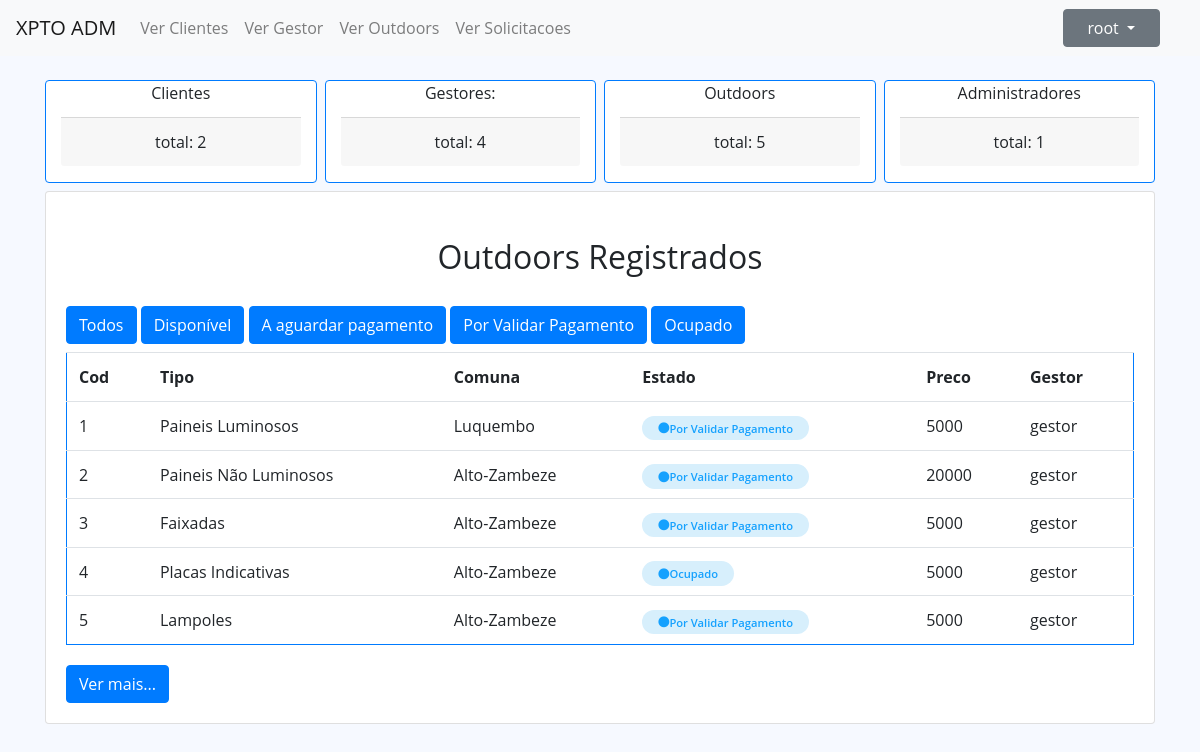
The page /index.php?op=Administrador&&request=verOutdoors&&estado=all (signed in) on the database as committed earlier.
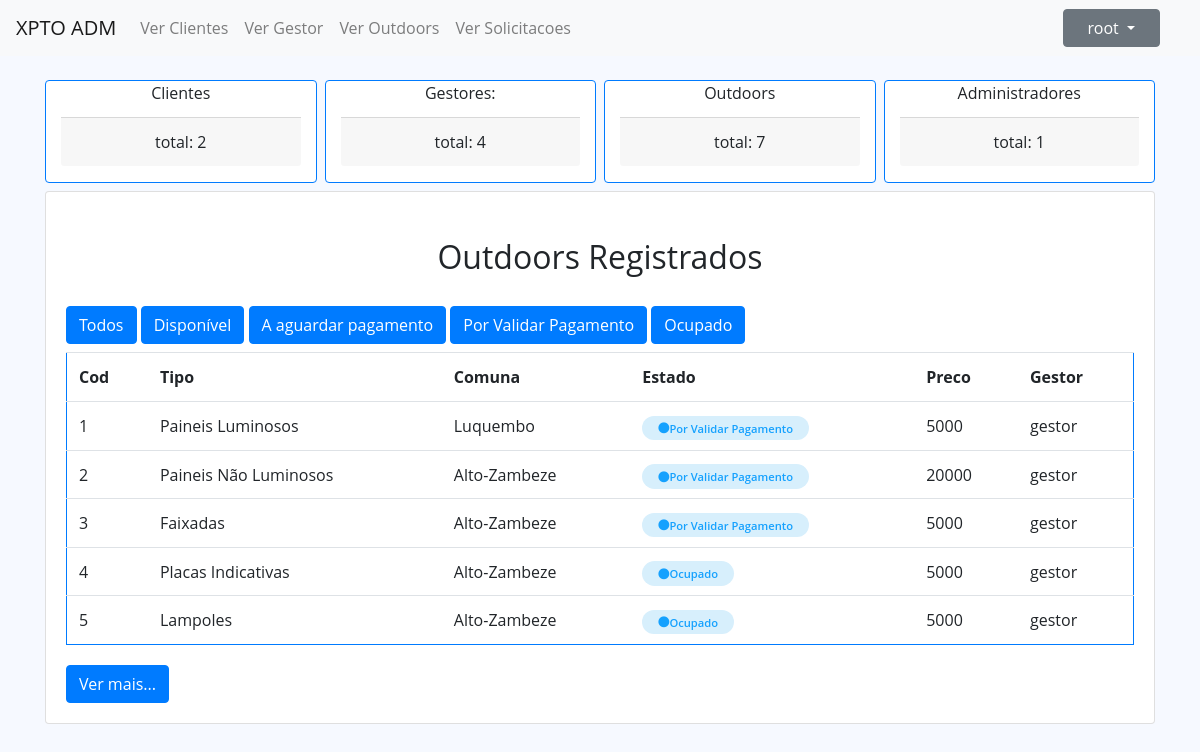
The same page on the database as committed later.
### tables this page shows
CREATE TABLE `outdoor` (
  `id` int(11) NOT NULL,
  `tipo` varchar(50) NOT NULL,
  `preco` float NOT NULL,
  `idComuna` int(11) NOT NULL,
  `estado` varchar(50) NOT NULL DEFAULT 'Disponivel',
  `eliminado` varchar(10) NOT NULL DEFAULT 'nao',
  `idUsuario` int(11) NOT NULL
);

CREATE TABLE `comuna` (
  `id` int(11) NOT NULL,
  `nome` varchar(50) NOT NULL,
  `idMunicipio` int(11) NOT NULL
);

CREATE TABLE `usuario` (
  `id` int(11) NOT NULL,
  `username` varchar(50) NOT NULL,
  `senha` varchar(50) NOT NULL,
  `tipo` varchar(50) NOT NULL,
  `eliminado` varchar(10) NOT NULL DEFAULT 'nao'
);

### index.php (called while the page is built, shortened)
<?php
include __DIR__ . '/./controllers/Rotas.php';
$rotas = new Rotas();
$rotas->requestHandle();
?>

### repositories/UsuarioRepository.php (called while the page is built, shortened)
<?php
require_once __DIR__ . '/../dbconfig/DbConnection.php';
require_once __DIR__ . '/../models/UsuarioModel.php';
class UsuarioRepository implements IUsuarioRepository {
    private $db = null;
    public function __construct() {
        $this->db = DbConnection::getInstance();
    }
    public function selectById($id) {
        try {
            $stmt = $this->db->prepare("SELECT id, username, senha, tipo, eliminado FROM usuario WHERE id = :id and eliminado <> 'Sim'");
            $stmt->bindParam(":id", $id);
            $stmt->execute();
            $dado = $stmt->fetch(PDO::FETCH_ASSOC);
            if ($dado) {
                $Usuario = new UsuarioModel($dado['id'], $dado['username'], null, $dado['tipo'], null);
                return $Usuario;
            } else {
                return false;
            }
        } catch (PDOException $e) {
            echo $e->getMessage();
            return false;
        }
    }
}

### dbconfig/DbConnection.php (called while the page is built)
<?php
class DbConnection {
    private static $instance = NULL;
    public static function getInstance() {
        if (!isset(self::$instance)) {
            try {
                self:: $instance = new PDO("mysql:host=localhost;dbname=outdoorgest", 'root', '');
                self:: $instance->setAttribute(PDO::ATTR_ERRMODE, PDO::ERRMODE_EXCEPTION);
            } catch (PDOException $e) {
                echo $e->getMessage();
            }
        }
        return self::$instance;
    }
}

### services/UsuarioService.php (called while the page is built, shortened)
<?php
require_once __DIR__ . '/../repositories/UsuarioRepository.php';
class UsuarioService implements IUsuarioService {
    private $usuarioRepository = null;
    public function __construct() {
        $this->usuarioRepository = new UsuarioRepository();
    }
    public function selectById($id) {
        try {
            return $this->usuarioRepository->selectById($id);
        } catch (PDOException $e) {
            return false;
        }
    }
}

### controllers/ClienteController.php (called while the page is built, shortened)
<?php
require_once __DIR__ . '/../services/ClienteService.php';
require_once __DIR__ . '/../services/UsuarioService.php';
require_once __DIR__ . '/../services/OutdoorService.php';
class ClienteController {
    public function __construct() {
        $this->usuarioService = new UsuarioService();
        if (isset($_SESSION['Usuario'])) {
            $Us = unserialize($_SESSION['Usuario']);
            $_SESSION['Usuario'] = serialize($this->usuarioService->selectById($Us->getId()));
        }
    }
}
$actualizar = new ClienteController();

### models/UsuarioModel.php (called while the page is built, shortened)
<?php
class UsuarioModel {
    private $id;
    private $username;
    private $tipo;
    public function __construct($id, $username, $senha, $tipo, $eliminado) {
        $this->id = $id;
        $this->username = $username;
        $this->tipo = $tipo;
    }
    public function getId() {
        return $this->id;
    }
    public function getUsername() {
        return $this->username;
    }
    public function getTipo() {
        return $this->tipo;
    }
}

### services/ClienteService.php (called while the page is built, shortened)
<?php
require_once __DIR__ . '/../repositories/ClienteRepository.php';
class ClienteService implements IClienteService {
    private $clienteRepository = NULL;
    public function __construct() {
        $this->clienteRepository = new ClienteRepository();
    }
    public function getTotalClientes() {
        return $this->clienteRepository->selectCount();
    }
}

### repositories/ClienteRepository.php (called while the page is built, shortened)
<?php
require_once __DIR__ . '/../dbconfig/DbConnection.php';
class ClienteRepository implements IClienteRepository {
    private $db;
    public function __construct() {
        $this->db = DbConnection::getInstance();
    }
    public function selectCount() {
        try {
            $stmt = $this->db->prepare("SELECT COUNT(*) FROM cliente c join usuario u on u.id = c.idUsuario where u.eliminado <> 'sim'");
            $stmt->execute();
            $adm = $stmt->fetchColumn();
            return $adm;
        } catch (PDOException $e) {
            echo $e->getMessage();
            return false;
        }
    }
}

### services/GestorService.php (called while the page is built, shortened)
<?php
require_once __DIR__ . '/../repositories/GestorRepository.php';
class GestorService implements IGestorService {
    private $gestorRepository = null;
    public function __construct() {
        $this->gestorRepository = new GestorRepository();
    }
    public function getTotal(){
        return $this->gestorRepository->selectCount();
    }
}

### repositories/GestorRepository.php (called while the page is built, shortened)
<?php
require_once __DIR__ . '/../dbconfig/DbConnection.php';
class GestorRepository implements IGestorRepository {
    private $db;
    public function __construct() {
        $this->db = DbConnection::getInstance();
    }
    public function selectCount() {
        try {
            $stmt = $this->db->prepare("SELECT COUNT(*) FROM `gestor` join usuario on usuario.id = gestor.idusuario where usuario.eliminado <> 'sim'");
            $stmt->execute();
            $adm = $stmt->fetchColumn();
            return $adm;
        } catch (PDOException $e) {
            echo $e->getMessage();
            return false;
        }
    }
}

### services/OutdoorService.php (called while the page is built, shortened)
<?php
require_once __DIR__ . '/../repositories/OutdoordRepository.php';
class OutdoorService implements IOutdoorService {
    private $outdoorRepository = null;
    public function __construct() {
        $this->outdoorRepository = new OutdoordRepository();
    }
    public function selectAll() {
        return $this->outdoorRepository->selectAll();
    }
    public function selectCount() {
        return $this->outdoorRepository->selectCount();
    }
}

### repositories/OutdoordRepository.php (called while the page is built, shortened)
<?php
require_once __DIR__ . '/../dbconfig/DbConnection.php';
require_once __DIR__ . '/../models/OutdoorModel.php';
class OutdoordRepository implements IOutdoorRepository{
     private $db;
    public function __construct() {
        $this->db = DbConnection::getInstance();
    }
    public function selectCount() {
        try {
            $stmt = $this->db->prepare("SELECT COUNT(*) FROM `outdoor` WHERE eliminado <> 'Sim'");
            $stmt->execute();
            $adm = $stmt->fetchColumn();
            return $adm;
        } catch (PDOException $e) {
            echo $e->getMessage();
            return false;
        }
    }
    public function selectAll() {
        try {
            $stmt = $this->db->prepare("SELECT o.id, o.tipo, `preco`,c.nome `idComuna`, `estado`, o.eliminado, u.username `idUsuario`  FROM outdoor o join usuario u  on u.id = o.idUsuario join comuna c on c.id = o.idComuna WHERE o.eliminado <> 'Sim'");
            $stmt->execute();
            $outdoors = $stmt->fetchAll();
            $listaOutdoor = array();
            foreach ($outdoors as $cada) {
                $listaOutdoor[] = new OutdoorModel($cada['id'], $cada['tipo'], $cada['preco'],$cada['idComuna'], $cada['estado'], $cada['eliminado'], $cada['idUsuario']);
            }
            return $listaOutdoor;
        } catch (PDOException $e) {
            echo $e->getMessage();
            return false;
        }
    }
}

### services/AdministradorService.php (called while the page is built, shortened)
<?php
require_once __DIR__ . '/../repositories/AdministradorRepository.php';
class AdministradorService implements IAdministradorService {
    private $admRepository = NULL;
    public function __construct() {
        $this->admRepository = new AdministradorRepository();
    }
    public function selectCount() {
        return $this->admRepository->selectCount();
    }
}

### repositories/AdministradorRepository.php (called while the page is built, shortened)
<?php
require_once __DIR__ . '/../dbconfig/DbConnection.php';
class AdministradorRepository implements IAdministradorRepository {
    private $db = null;
    public function __construct() {
        $this->db = DbConnection::getInstance();
    }
    public function selectCount() {
        try {
            $stmt = $this->db->prepare("SELECT COUNT(*) FROM `administrador` join usuario u on u.id=administrador.idUsuario where u.eliminado <> 'sim'");
            $stmt->execute();
            $adm = $stmt->fetchColumn();
            return $adm;
        } catch (PDOException $e) {
            echo $e->getMessage();
            return false;
        }
    }
}

### models/OutdoorModel.php (called while the page is built, shortened)
<?php
class OutdoorModel {
    private $id;
    private $tipo;
    private $preco;
    private $comuna;
    private $estado;
    private $idGestor;
    public function __construct($id, $tipo, $preco, $comuna, $estado, $eliminado, $idGestor) {
        $this->id = $id;
        $this->tipo = $tipo;
        $this->preco = $preco;
        $this->comuna = $comuna;
        $this->estado = $estado;
        $this->idGestor = $idGestor;
    }
    public function getId() {
        return $this->id;
    }
    public function getTipo() {
        return $this->tipo;
    }
    public function getPreco() {
        return $this->preco;
    }
    public function getComuna() {
        return $this->comuna;
    }
    public function getEstado() {
        return $this->estado;
    }
    public function getIdGestor() {
        return $this->idGestor;
    }
}

### views/tabelas/outdoors.php (the view)
<div class="card">
    <div class="card-body">
        <div class="card-title text-center m-3">
            <h2>Outdoors Registrados</h2>
        </div>
        <a href="index.php?op=Administrador&&request=verOutdoors&&estado=all" class="btn btn-primary mt-1 mb-2"  role="button">Todos</a>
        <a href="index.php?op=Administrador&&request=verOutdoors&&estado=Disponivel" class="btn btn-primary mt-1 mb-2"  role="button">Disponível</a>
        <a href="index.php?op=Administrador&&request=verOutdoors&&estado=A aguardar pagamento" class="btn btn-primary mt-1 mb-2"  role="button">A aguardar pagamento</a>
        <a href="index.php?op=Administrador&&request=verOutdoors&&estado=Por Validar Pagamento" class="btn btn-primary mt-1 mb-2"  role="button">Por Validar Pagamento</a>
        <a href="index.php?op=Administrador&&request=verOutdoors&&estado=Ocupado" class="btn btn-primary mt-1 mb-2"  role="button">Ocupado</a>
        <table id="listarDados" class="table border border-primary">
            <tr>
                <th scope="col">Cod</th>
                <th scope="col">Tipo</th>
                <th scope="col">Comuna</th>
                <th scope="col">Estado</th>
                <th scope="col">Preco</th>
                <th scope="col">Gestor</th>
            </tr>
            <?php
            foreach ($outdoors as $cada) {
                $apresentar = '<tr>
                    <td>' . $cada->getId() . '</td>
                    <td>' . $cada->getTipo() . '</td>
                    <td>' . $cada->getComuna() . '</td>
                    <td><span class="status ativo"><i class="fas fa-circle"></i>' . $cada->getEstado() . '</span></td>
                    <td>' . $cada->getPreco() . '</td>
                    <td>' . $cada->getIdGestor() . '</td>
                </tr>
                <tr>';
                if ($action2 == $cada->getEstado()) {
                    echo $apresentar;
                } else if($action2 == "all") {
                    echo $apresentar;
                }
            }
            ?>
        </table>
        <button type="button" class="btn btn-primary mt-1" id="nextButton">Ver mais...</button>
    </div>
</div>

### views/administrador/administradorViewOutdoors.php (shortened to what the changed rows need)
<?php
include 'header.php';
if (isset($_SESSION['Usuario']))
    $usuario = unserialize($_SESSION['Usuario']);
?>
</head>
<body>
    <?php
    if (isset($_SESSION['loggedin']) && $_SESSION['loggedin'] === true && $usuario->getTipo() == "Administrador") {
        $admController = new AdministradorController();
        ?>
        <nav class="navbar navbar-expand-lg navbar-light bg-light ">
            <a class="navbar-brand" href="index.php?op=<?php echo $usuario->getTipo(); ?>">XPTO ADM</a>
            <div class="collapse navbar-collapse" id="navbarSupportedContent">
                <ul class="navbar-nav mr-auto" id="menu">
                    <li class="nav-item">
                        <a class="nav-link" href="index.php?op=Administrador">Ver Clientes</a>
                    </li>
                    <li class="nav-item" >
                        <a class="nav-link" href="index.php?op=Administrador&&request=verGestores">Ver Gestor</a>
                    </li>
                    <li class="nav-item" >
                        <a class="nav-link" href="index.php?op=Administrador&&request=verOutdoors&&estado=all">Ver Outdoors</a>
                    </li>
                    <li class="nav-item" >
                        <a class="nav-link" href="index.php?op=Administrador&&request=verSolicitacoes">Ver Solicitacoes</a>
                    </li>
                </ul>
            </div>
            <nav class="header-nav ms-auto">
                <ul class="d-flex align-items-center navbar-nav me-auto mb-2 mb-lg-0">
                    <li class="nav-item px-4 ">
                        <div class="dropdown">
                            <button class="btn btn-secondary dropdown-toggle px-4" type="button" id="dropdownMenuButton" data-toggle="dropdown" aria-haspopup="true" aria-expanded="false">
                                <?php if (isset($_SESSION['Usuario'])) echo $usuario->getUsername(); ?>
                            </button>
                        </div>
                    </li>
                </ul>
            </nav>
        </nav>
        <main>
            <div class="container align-items-center justify-content-between">
                <div class="container text-center mb-2 mt-4">
                    <div class="row">
                        <div class="col border border-primary card">
                            <div class="card-title">Clientes</div>
                            <p class="card-footer"> total:
                                <?php echo $admController->verTotalClientes(); ?>
                            </p>
                        </div>
                        <div class="col border border-primary ml-2 card">
                            <div class="card-title">Gestores:
                            </div>
                            <p class="card-footer"> total:
                                <?php echo $admController->verTotalGestores(); ?>
                            </p>
                        </div>
                        <div class="col border border-primary ml-2 card">
                            <div class="card-title">Outdoors</div>
                            <p class="card-footer"> total:
                                <?php echo $admController->verTotalOutdoors(); ?>
                            </p>
                        </div>
                        <div class="col border border-primary ml-2 card">
                            <div class="card-title">Administradores</div>
                            <p class="card-footer"> total:
                                <?php echo $admController->verTotalAdministradores(); ?>
                            </p>
                        </div>
                    </div>
                </div>
                <?php $admController->verOutdoors(); ?>
            </div>
        </main>
        <?php
        include 'footer.php';
    } else {
        include 'footer.php';
        echo '!!!!Pagina não encontrada';
    }
    ?>

Rows that differ between the two databases and show on the page:
changed outdoor "Lampoles": estado "Por Validar Pagamento" → "Ocupado"
Other text that changed with them:
$admController->verTotalOutdoors(): "5" → "7"
